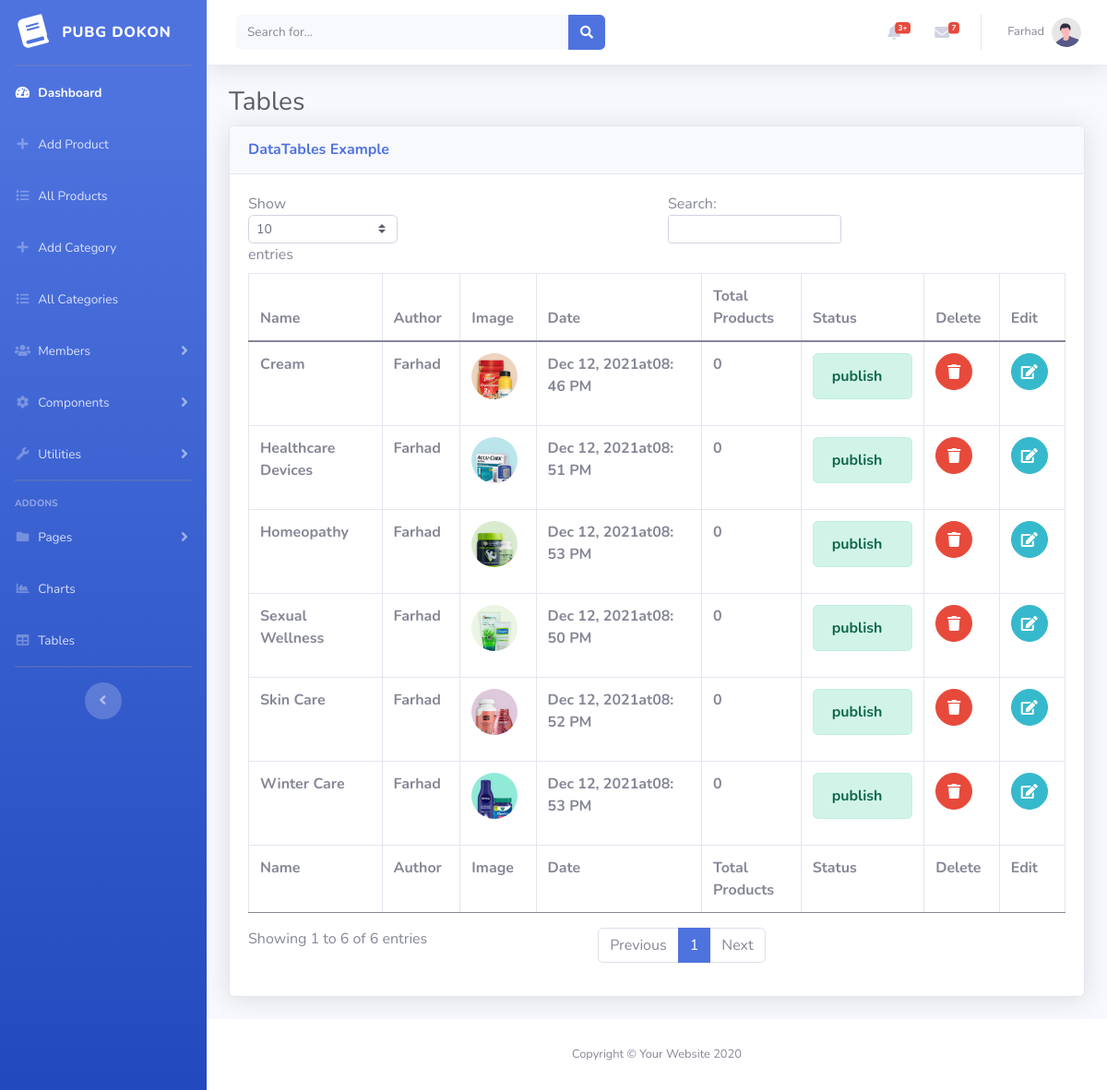
Screenshot of /admin/categorieslist.php (signed in) with the database file from the repository.
### tables this page shows
CREATE TABLE IF NOT EXISTS `category` (
  `cat_id` int(11) NOT NULL AUTO_INCREMENT,
  `cat_name` varchar(255) NOT NULL,
  `cat_image` varchar(255) NOT NULL,
  `cat_total_pro` int(255) NOT NULL DEFAULT '0',
  `status` varchar(255) NOT NULL DEFAULT 'publish',
  `created_at` varchar(255) NOT NULL,
  `created_by` varchar(255) NOT NULL,
  PRIMARY KEY (`cat_id`)
);

### admin/categorieslist.php (the view, shortened to what this page needs)
<?php require_once "include/header.php"; ?>
<?php require_once "include/sidebar.php"; ?>
<?php include_once("include/top_navbar.php"); ?>
<div class="container-fluid">
    <h1 class="h3 mb-2 text-gray-800">Tables</h1>
    <div class="card shadow mb-4">
        <div class="card-header py-3">
            <h6 class="m-0 font-weight-bold text-primary">DataTables Example</h6>
        </div>
        <div class="card-body">
            <div class="table-responsive">
                <table class="table table-bordered" id="dataTable" width="100%" cellspacing="0">
                    <thead>
                        <tr>
                            <th>Name</th>
                            <th>Author</th>
                            <th>Image</th>
                            <th>Date</th>
                            <th>Total Products</th>
                            <th>Status</th>
                            <th>Delete</th>
                            <th>Edit</th>
                        </tr>
                    </thead>
                    <tfoot>
                        <tr>
                            <th>Name</th>
                            <th>Author</th>
                            <th>Image</th>
                            <th>Date</th>
                            <th>Total Products</th>
                            <th>Status</th>
                            <th>Delete</th>
                            <th>Edit</th>
                        </tr>
                    </tfoot>
                    <tbody>
                        <?php
                        $conn = config();
                        $cat_sql = "SELECT * FROM category";
                        $stmt_cat = $conn->prepare($cat_sql);
                        $stmt_cat->execute();
                        while ($rows = $stmt_cat->fetch(PDO::FETCH_ASSOC)) {
                            $name = $rows['cat_name'];
                            $image = $rows['cat_image'];
                            $total_pro = $rows['cat_total_pro'];
                            $status = $rows['status'];
                            $at = $rows['created_at'];
                            $by = $rows['created_by'];
                        ?>
                        <tr>
                            <th><?php echo $name; ?></th>
                            <th><?php echo $by;
                                    ?></th>
                            <th><img class="rounded-circle" width="50px" height="50px"
                                    src="img/cat_image/<?php echo $name; ?>/<?php echo $image; ?>">
                            </th>
                            <th><?php echo $at;
                                    ?></th>
                            <th><?php echo $total_pro;
                                    ?></th>
                            <th><?php if ($status == 'publish') {
                                        echo "<p class='alert alert-success'><span class='alert_icon lnr lnr-checkmark-circle'></span>$status</p>";
                                    } elseif ($status == 'draft') {
                                        echo "<p class='alert alert-danger'>$status</p>";
                                    } ?></th>
                            <th>
                                <form action="./include/user_functions.php" method="POST">
                                    <button type="submit" name="del_cat" class="btn btn-danger btn-circle"><i
                                            class="fa fa-trash"></i> </button>
                                </form>
                            </th>
                            <th>
                                <form action="edit_cat.php" method="POST">
                                    <button type="submit" name="go_catlist" class="btn btn-info btn-circle"><i
                                            class="fa fa-edit"></i></button>
                                </form>
                            </th>
                        </tr>
                        <?php }  ?>
                    </tbody>
                </table>
            </div>
        </div>
    </div>
</div>
</div>
<?php require_once "include/footer.php"; ?>

### rows the page displays
category: cat_name "Winter Care", created_by "Farhad", cat_name+cat_image (picture), created_at "Dec 12, 2021at08: 53 PM", cat_total_pro "0", status "publish"
category: cat_name "Healthcare Devices", created_by "Farhad", cat_name+cat_image (picture), created_at "Dec 12, 2021at08: 51 PM", cat_total_pro "0", status "publish"
category: cat_name "Skin Care", created_by "Farhad", cat_name+cat_image (picture), created_at "Dec 12, 2021at08: 52 PM", cat_total_pro "0", status "publish"
category: cat_name "Homeopathy", created_by "Farhad", cat_name+cat_image (picture), created_at "Dec 12, 2021at08: 53 PM", cat_total_pro "0", status "publish"
category: cat_name "Sexual Wellness", created_by "Farhad", cat_name+cat_image (picture), created_at "Dec 12, 2021at08: 50 PM", cat_total_pro "0", status "publish"
category: cat_name "Cream", created_by "Farhad", cat_name+cat_image (picture), created_at "Dec 12, 2021at08: 46 PM", cat_total_pro "0", status "publish"

### other values shown
$_SESSION['user_name'] "Farhad"
